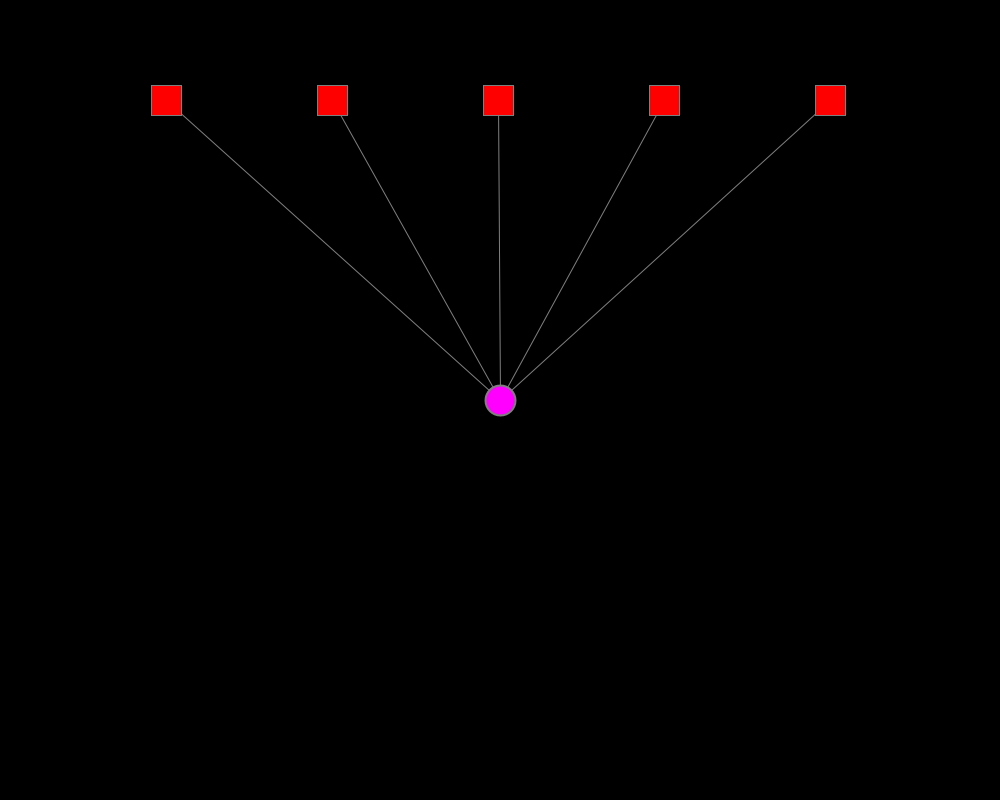
Frame 1 (no input)
Frame 60 (the mouse pressed at the canvas centre just before this capture): identical to frame 1, image omitted
Frame 120 (the mouse held since frame 60 and released just before this capture): identical to frame 1, image omitted

The Processing sketch that drew this single still picture (run headless with seeded random() and noise(); from frame 60 on, the mouse is pressed at the canvas centre):

// Processing sketch: Simple_Draw_Lines
// ── Simple_Draw_Lines.pde
/*
  Simple_Draw
  Written by Scott Kildall
  September 2017
  
  Draws some simple shapes
*/


//-- do any sort of setup functions here
void setup() {
  size(1000,800);
  rectMode(CENTER);
}

void draw() {
  //-- draw background elements
  // Background of 0 = back, background of 255 = white
  background(0);
  
  //-- Draws a row of squares
  fill(255,0,0);        // fill color
  stroke(127,127,127);      // color of the stroke
  strokeWeight(2);
  drawRowSquares(5, 100, 30);
  
  //-- Fill
  fill(255,0,255);        // fill color
  stroke(127,127,127);      // color of the stroke
  strokeWeight(2);          // thickness of the line
  
  //-- This draws a centered circle 
  drawCenteredCircle(30);
}

//-- draw a centered circle
 void drawCenteredCircle( int diameter) {
   ellipse(width/2, height/2, diameter, diameter);
 }
 
 // draw a row of squares
 void drawRowSquares(int num, int h, int edgeSize) {
   //-- like white space between framed pictures
   int spaceBetween = width/(num +1);
   
   for( int i = 0; i < num; i++ )   {
     strokeWeight(1);
     line(width/2, height/2, spaceBetween * (i+1), h);
     
     rect( spaceBetween * (i+1), h, edgeSize, edgeSize );
   }
 }
 
